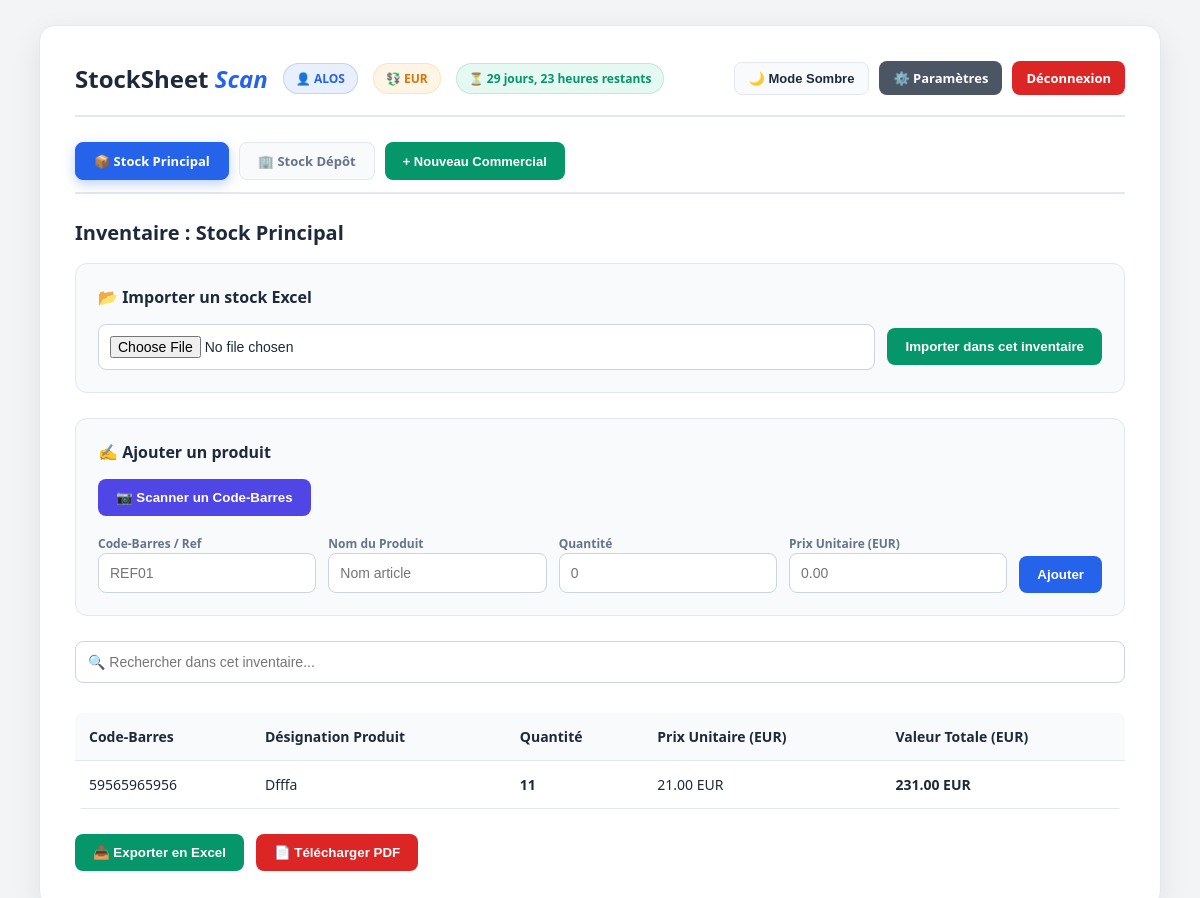
/client (signed in), run on the app's committed database.
### app.py (models this page shows)
class User(UserMixin, db.Model):
  id = db.Column(db.Integer, primary_key=True)
  username = db.Column(db.String(150), unique=True, nullable=False)
  password = db.Column(db.String(150), nullable=False)
  is_admin = db.Column(db.Boolean, default=False)
  expiry_date = db.Column(db.DateTime, nullable=True)
  company_name = db.Column(db.String(150), nullable=True)
  logo_filename = db.Column(db.String(150), nullable=True)
  ice = db.Column(db.String(50), nullable=True)
  if_tax = db.Column(db.String(50), nullable=True)
  rc = db.Column(db.String(50), nullable=True)
  phone = db.Column(db.String(50), nullable=True)
  address = db.Column(db.String(250), nullable=True)
  email = db.Column(db.String(150), nullable=True)
  website = db.Column(db.String(150), nullable=True)
  currency = db.Column(db.String(10), default='DH')

class Product(db.Model):
  id = db.Column(db.Integer, primary_key=True)
  barcode = db.Column(db.String(100), nullable=False)
  name = db.Column(db.String(150), nullable=False)
  quantity = db.Column(db.Integer, nullable=False)
  price = db.Column(db.Float, nullable=False)
  inventory_type = db.Column(db.String(50), default='Principal')
  user_id = db.Column(db.Integer, db.ForeignKey('user.id'), nullable=False)

### app.py (the view)
@app.route('/client')
@login_required
def client_dashboard():
  if current_user.is_admin:
    return redirect(url_for('admin_dashboard'))
  if current_user.expiry_date and current_user.expiry_date < datetime.utcnow():
    logout_user()
    flash('Votre abonnement a expiré ou a été suspendu par l’administrateur.')
    return redirect(url_for('login'))
  time_left_str = 'Inactif (Aucun abonnement)'
  if current_user.expiry_date:
    if current_user.expiry_date > datetime.utcnow():
      diff = current_user.expiry_date - datetime.utcnow()
      days = diff.days
      hours = diff.seconds // 3600
      time_left_str = f'{days} jours, {hours} heures restants'
    else:
      time_left_str = 'Abonnement expiré'
  active_tab = request.args.get('tab', 'Principal')
  commercials = CommercialInventory.query.filter_by(
      user_id=current_user.id
  ).all()
  products = Product.query.filter_by(
      user_id=current_user.id, inventory_type=active_tab
  ).all()
  current_commercial = None
  if active_tab.startswith('comm_'):
    comm_id = int(active_tab.split('_')[1])
    current_commercial = CommercialInventory.query.get(comm_id)
  currency = current_user.currency if current_user.currency else 'DH'
  return render_template(
      'client.html',
      products=products,
      time_left=time_left_str,
      active_tab=active_tab,
      commercials=commercials,
      current_commercial=current_commercial,
      currency=currency,
  )

### app.py (called while the page is built)
@login_manager.user_loader
def load_user(user_id):
  return User.query.get(int(user_id))

### templates/client.html (shortened to what this page needs)
<!DOCTYPE html>
<html lang="fr" data-theme="light">
<head>
</head>
<body>
    <div class="container">
        <div class="header">
            <div class="logo-area">
                <div class="logo-text">StockSheet <span>Scan</span></div>
                <div class="badge client-name-badge">👤 {{ current_user.company_name if current_user.company_name else current_user.username }}</div>
                <div class="badge currency-badge">💱 {{ currency }}</div>
                <div class="badge countdown-badge">⏳ {{ time_left }}</div>
            </div>
            <div class="nav-links">
                <button type="button" class="btn-header btn-theme" onclick="toggleTheme()" id="themeBtn">🌙 Mode Sombre</button>
                <a href="/client/settings" class="btn-header btn-settings">⚙️ Paramètres</a>
                <a href="/logout" class="btn-header logout">Déconnexion</a>
            </div>
        </div>
        <div class="tabs">
            <a href="/client?tab=Principal" class="tab-btn {% if active_tab == 'Principal' %}active{% endif %}">📦 Stock Principal</a>
            <a href="/client?tab=Depot" class="tab-btn {% if active_tab == 'Depot' %}active{% endif %}">🏢 Stock Dépôt</a>
            <button type="button" onclick="openModal()" class="tab-btn tab-btn-add">+ Nouveau Commercial</button>
        </div>
        <h2 style="color: var(--text-main); margin-top: 0; font-size: 20px; font-weight: 700;">
            {% if active_tab == 'Principal' %}Inventaire : Stock Principal
            {% elif active_tab == 'Depot' %}Inventaire : Stock Dépôt
            {% elif current_commercial %}Inventaire Commercial : {{ current_commercial.name }} (Tél: {{ current_commercial.phone }}, Zone: {{ current_commercial.zone }})
            {% endif %}
        </h2>
        <div class="section-box">
            <h3 style="margin-top:0; color:var(--text-main); font-size: 16px;">📂 Importer un stock Excel</h3>
            <form action="/client/import/excel" method="POST" enctype="multipart/form-data" style="display: flex; gap: 12px; align-items: center;">
                <input type="file" name="file" accept=".xlsx, .xls" required>
                <button type="submit" style="background-color: #059669; white-space: nowrap;">Importer dans cet inventaire</button>
            </form>
        </div>
        <div class="section-box">
            <h3 style="margin-top:0; color:var(--text-main); font-size: 16px;">✍️ Ajouter un produit</h3>
            <button type="button" onclick="toggleScanner()" style="background-color: #4f46e5; margin-bottom: 15px;">📷 Scanner un Code-Barres</button>
            <form action="/client/add" method="POST" class="form-grid">
                <div>
                    <label style="font-size: 12px; color: var(--text-muted); font-weight: 600;">Code-Barres / Ref</label>
                    <input type="text" name="barcode" id="barcode-input" required placeholder="REF01">
                </div>
                <div>
                    <label style="font-size: 12px; color: var(--text-muted); font-weight: 600;">Nom du Produit</label>
                    <input type="text" name="name" required placeholder="Nom article">
                </div>
                <div>
                    <label style="font-size: 12px; color: var(--text-muted); font-weight: 600;">Quantité</label>
                    <input type="number" name="quantity" required placeholder="0">
                </div>
                <div>
                    <label style="font-size: 12px; color: var(--text-muted); font-weight: 600;">Prix Unitaire ({{ currency }})</label>
                    <input type="number" step="0.01" name="price" required placeholder="0.00">
                </div>
                <div>
                    <button type="submit">Ajouter</button>
                </div>
            </form>
        </div>
        <div class="search-bar">
            <input type="text" id="searchInput" onkeyup="filterTable()" placeholder="🔍 Rechercher dans cet inventaire...">
        </div>
        <table id="inventoryTable">
            <tr>
                <th>Code-Barres</th>
                <th>Désignation Produit</th>
                <th>Quantité</th>
                <th>Prix Unitaire ({{ currency }})</th>
                <th>Valeur Totale ({{ currency }})</th>
            </tr>
            {% for p in products %}
            <tr class="product-row">
                <td class="col-barcode">{{ p.barcode }}</td>
                <td class="col-name">{{ p.name }}</td>
                <td><b>{{ p.quantity }}</b></td>
                <td>{{ "%.2f"|format(p.price) }} {{ currency }}</td>
                <td><b>{{ "%.2f"|format(p.quantity * p.price) }} {{ currency }}</b></td>
            </tr>
            {% else %}
            <tr>
                <td colspan="5" style="text-align: center; color: var(--text-muted);">Aucun produit dans cet inventaire.</td>
            </tr>
            {% endfor %}
        </table>
        <div class="actions-bar">
            <a href="/client/export/excel/{{ active_tab }}"><button class="btn-excel" type="button">📥 Exporter en Excel</button></a>
            <a href="/client/export/pdf/{{ active_tab }}"><button class="btn-pdf" type="button">📄 Télécharger PDF</button></a>
        </div>
    </div>
</body>
</html>

### templates/client.html (style rules this page uses)
:root { --bg-body: #f3f4f6; --bg-container: #ffffff; --text-main: #1e293b; --text-muted: #64748b; --border-color: #e2e8f0; --card-bg: #f8fafc; --table-header: #f8fafc; --input-bg: #ffffff; --input-border: #cbd5e1; }
body { font-family: 'Segoe UI', system-ui, -apple-system, sans-serif; background-color: var(--bg-body); color: var(--text-main); margin: 0; padding: 25px; transition: background-color 0.4s ease, color 0.4s ease; }
.container { max-width: 1050px; margin: auto; background: var(--bg-container); padding: 35px; border-radius: 16px; box-shadow: 0 10px 30px rgba(0,0,0,0.08); animation: fadeIn 0.6s cubic-bezier(0.16, 1, 0.3, 1) forwards; border: 1px solid var(--border-color); transition: background-color 0.4s ease, border-color 0.4s ease, box-shadow 0.4s ease; }
.header { display: flex; justify-content: space-between; align-items: center; border-bottom: 2px solid var(--border-color); padding-bottom: 20px; margin-bottom: 25px; }
.logo-area { display: flex; align-items: center; gap: 15px; flex-wrap: wrap; }
.logo-text { font-size: 24px; font-weight: 800; color: var(--text-main); }
.logo-text span { color: #2563eb; font-style: italic; }
.badge { padding: 6px 12px; border-radius: 20px; font-size: 12px; font-weight: 700; display: inline-flex; align-items: center; gap: 5px; }
.client-name-badge { background-color: rgba(37,99,235,0.1); color: #2563eb; border: 1px solid rgba(37,99,235,0.2); }
.currency-badge { background-color: rgba(245,158,11,0.1); color: #d97706; border: 1px solid rgba(245,158,11,0.2); }
.countdown-badge { background-color: rgba(16,185,129,0.1); color: #059669; border: 1px solid rgba(16,185,129,0.2); }
.nav-links { display: flex; gap: 10px; align-items: center; }
.btn-header { padding: 8px 14px; border-radius: 8px; font-size: 13px; font-weight: 700; text-decoration: none; cursor: pointer; border: none; transition: 0.2s ease; }
.btn-theme { background: var(--card-bg); color: var(--text-main); border: 1px solid var(--border-color); }
.btn-settings { background-color: #4b5563; color: white; }
.logout { background-color: #dc2626; color: white; }
.tabs { display: flex; flex-wrap: wrap; gap: 10px; margin-bottom: 25px; border-bottom: 2px solid var(--border-color); padding-bottom: 12px; }
.tab-btn { padding: 9px 18px; background: var(--card-bg); color: var(--text-muted); text-decoration: none; border-radius: 8px; font-weight: 700; font-size: 13px; border: 1px solid var(--border-color); transition: 0.2s ease; }
.tab-btn.active { background: #2563eb; color: white; border-color: #2563eb; box-shadow: 0 4px 12px rgba(37,99,235,0.3); }
.tab-btn-add { background: #059669 !important; color: white !important; border: none !important; }
.section-box { background: var(--card-bg); padding: 22px; border-radius: 12px; margin-bottom: 25px; border: 1px solid var(--border-color); transition: 0.3s ease; }
.form-grid { display: grid; grid-template-columns: 1fr 1fr 1fr 1fr auto; gap: 12px; align-items: end; }
input[type="text"], input[type="number"], input[type="file"] { padding: 11px; border: 1px solid var(--input-border); border-radius: 8px; width: 100%; box-sizing: border-box; background: var(--input-bg); color: var(--text-main); font-size: 14px; transition: 0.2s; }
button { padding: 11px 18px; background-color: #2563eb; color: white; border: none; border-radius: 8px; font-weight: 700; cursor: pointer; transition: 0.2s ease; }
.search-bar input { width: 100%; padding: 12px; border: 1px solid var(--input-border); border-radius: 8px; font-size: 14px; background-color: var(--input-bg); color: var(--text-main); margin-bottom: 20px; transition: 0.2s; }
table { width: 100%; border-collapse: collapse; margin-top: 10px; border-radius: 8px; overflow: hidden; }
th, td { padding: 14px; border-bottom: 1px solid var(--border-color); text-align: left; font-size: 14px; }
th { background-color: var(--table-header); color: var(--text-main); font-weight: 700; }
tr.product-row { transition: background-color 0.2s; }
.actions-bar { margin-top: 25px; display: flex; gap: 12px; }
.btn-excel { background-color: #059669; }
.btn-pdf { background-color: #dc2626; }

### data on the page
User: company_name "ALOS", currency "EUR"
Product: barcode "59565965956", name "Dfffa", quantity "11", price "21.00", p.quantity*p.price "231.00"

### other printed values
{{ time_left }} "29 jours, 23 heures restants"
